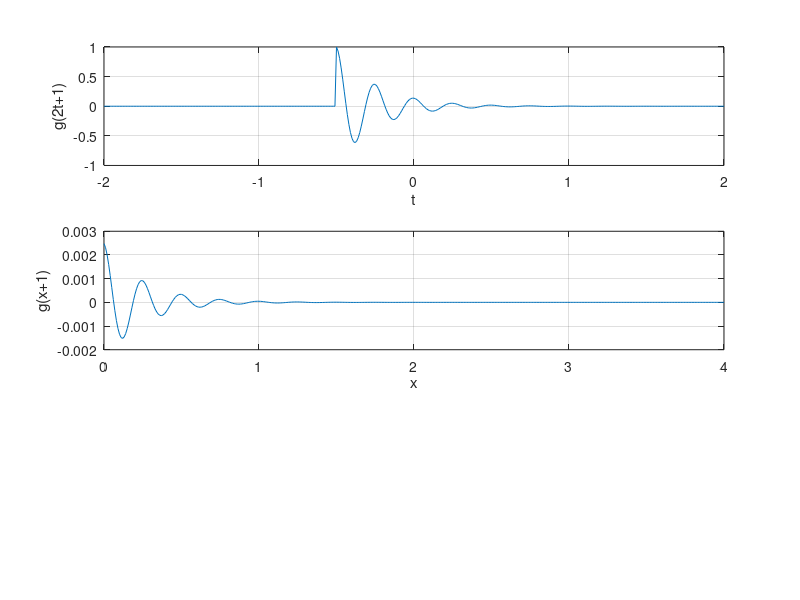

MATLAB code for this plot:
f = @(t) exp(-(2.*t)).*(cos(4.*pi.*t));
u = @(t) 1.0.*(t>=0);
g = @(t) f((2.*t)+1).*u((2.*t)+1);
t = (-2:0.01:2);
subplot(311);
plot(t,g(t)); 
xlabel('t'); 
ylabel('g(2t+1)'); 
grid;


x = [0:0.01:4];
s = @(x) g(x+1);
subplot(312);
plot(x,s(x)); 
xlabel('x'); 
ylabel('g(x+1)'); 
grid;

s_alpha = @(t) exp(-2).*exp(-alphat).*cos(4.*pi.*t).*u(t);
alpha = [1 3 5 7];
x = [0:0.01:4];
